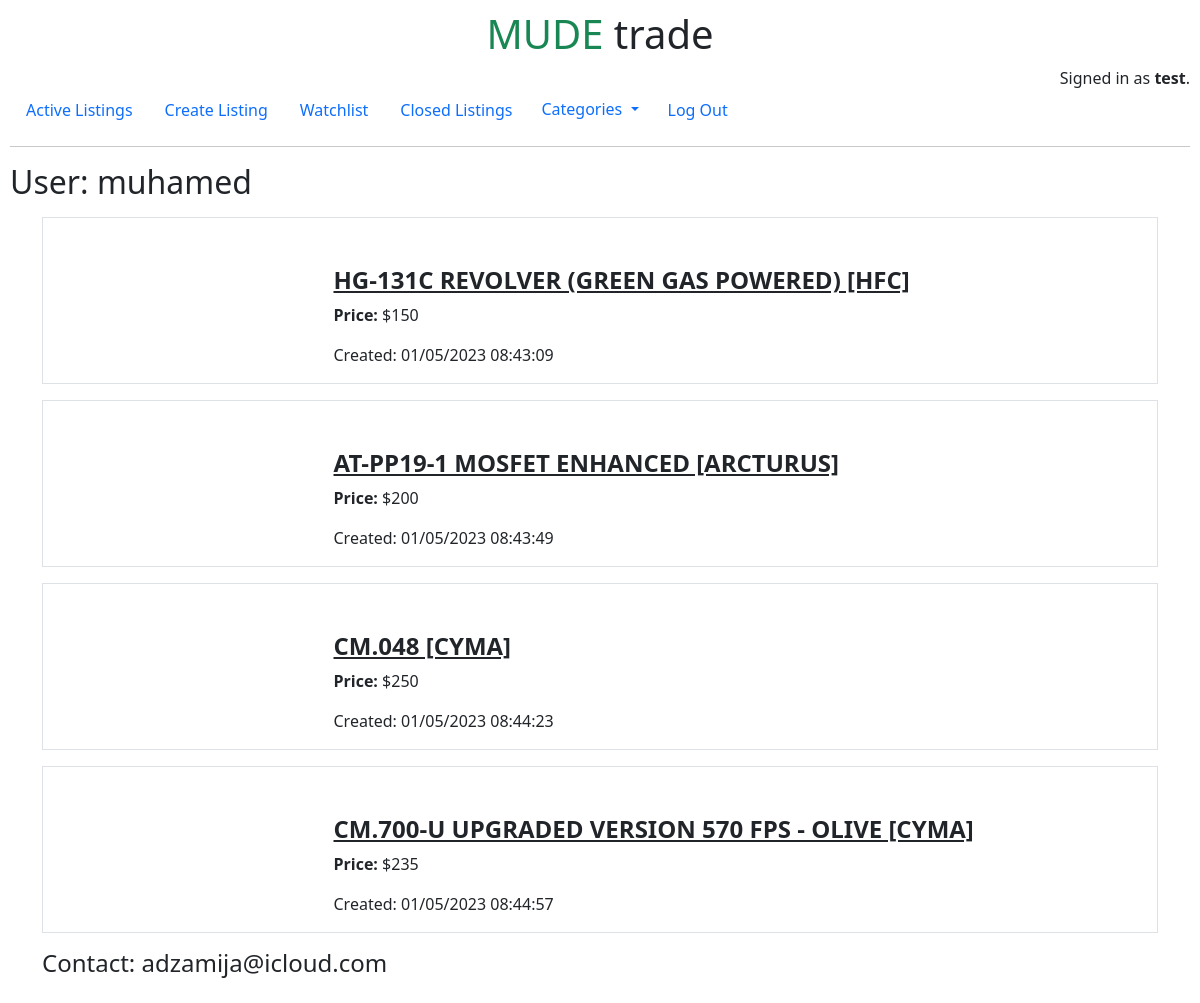
Page /user/muhamed (signed in) on the committed database.
### auctions/models.py (models this page shows)
class User(AbstractUser):
    pass

class Item(models.Model):
    title = models.CharField(max_length=64)
    description = models.CharField(max_length=5000)
    photo = models.CharField(max_length=5000)
    time = models.CharField(max_length=500)
    user = models.ForeignKey(User, on_delete=models.CASCADE)
    price= models.IntegerField()
    status = models.BooleanField()
    category = models.CharField(max_length=64)

### auctions/views.py (the view)
# urls.py: path("user/<str:name>", views.user, name="user"),
def user(request, name):
    if not request.user.is_authenticated:
        return render(request, "auctions/login.html")
    else:
        user = User.objects.get(username = name)
        return render(request, "auctions/user.html", {
        "items": Item.objects.filter(user = user.pk),
        "item_user": user,
        "email": user.email
    })

### auctions/templates/auctions/user.html (shortened to what this page needs)
{% extends "auctions/layout.html" %}
{% block body %}
    <h2>User: {{ item_user }}</h2>
    <div class="container">
        <p>
            <div class="container">
                {% for item in items %}
                        <div class="row border border-1 mt-3">
                            <div class="col-sm-3 pt-5"><a class="" href="{% url 'item' item.id %}"><img src="{{ item.photo }}" width = "100%" alt=""></a></div>
                            <div class="col-sm-9 pt-5">
                                <h4><strong><a href="{% url 'item' item.id %}" class="link-dark">{{ item.title }}</a></strong></h4>
                                <p><strong>Price:</strong>  ${{ item.price }} </p>
                                <p class="fw-lighter">Created: {{ item.time }}</p>
                            </div>
                        </div>
                {% endfor %}
            </div>
            <p>
                <h4>Contact: {{ email }}</h4>
            </p>
        </p>
    </div>
{% endblock %}

### auctions/templates/auctions/layout.html (shortened to what this page needs)
{% load static %}
<!DOCTYPE html>
<html lang="en">
    <head>
        <link rel="stylesheet" href="https://stackpath.bootstrapcdn.com/bootstrap/4.4.1/css/bootstrap.min.css">
        <link href="{% static 'auctions/styles.css' %}" rel="stylesheet">
        <link href="https://cdn.jsdelivr.net/npm/bootstrap@5.1.3/dist/css/bootstrap.min.css" rel="stylesheet">
    </head>
    <body>
        <h1 class="text-center"><span class="text-success">MUDE</span> trade</h1>
        <div class="text-end">
            {% if user.is_authenticated %}
                Signed in as <strong>{{ user.username }}</strong>.
            {% else %}
                Not signed in.
            {% endif %}
        </div>
        <ul class="nav">
            <li class="nav-item">
                <a class="nav-link" href="{% url 'index' %}">Active Listings</a>
            </li>
            {% if user.is_authenticated %}
                <li class="nav-item">
                    <a class="nav-link link-primary link-offset-2 link-underline-opacity-25 link-underline-opacity-100-hover" href="{% url 'create-listing' %}">Create Listing</a>
                </li>
                <li class="nav-item">
                    <a class="nav-link link-primary link-offset-2 link-underline-opacity-25 link-underline-opacity-100-hover" href="{% url 'watchlist' user.id %}">Watchlist</a>
                </li>
                <li class="nav-item">
                    <a class="nav-link link-primary link-offset-2 link-underline-opacity-25 link-underline-opacity-100-hover" href="{% url 'closed-items' %}">Closed Listings</a>
                <li class="nav-item">
                    <div class="dropdown">
                        <a class="btn dropdown-toggle link-primary link-offset-2 link-underline-opacity-25 link-underline-opacity-100-hover" href="#" role="button" data-bs-toggle="dropdown" aria-expanded="false">
                          Categories
                        </a>
                      </div>
                </li>
                </li>
                <li class="nav-item">
                    <a class="nav-link link-primary link-offset-2 link-underline-opacity-25 link-underline-opacity-100-hover" href="{% url 'logout' %}">Log Out</a>
                </li>
            {% endif %}
        </ul>
        <hr>
        {% block body %}
        {% endblock %}
    </body>
</html>

### auctions/static/auctions/styles.css (style rules this page uses)
body { padding: 10px; }

### rows in the picture
User: username "test"
User: username "muhamed", email "adzamija@icloud.com"
Item: title "HG-131C REVOLVER (GREEN GAS POWERED) [HFC]", price "150", time "01/05/2023 08:43:09"
Item: title "AT-PP19-1 MOSFET ENHANCED [ARCTURUS]", price "200", time "01/05/2023 08:43:49"
Item: title "CM.048 [CYMA]", price "250", time "01/05/2023 08:44:23"
Item: title "CM.700-U UPGRADED VERSION 570 FPS - OLIVE [CYMA]", price "235", time "01/05/2023 08:44:57"
